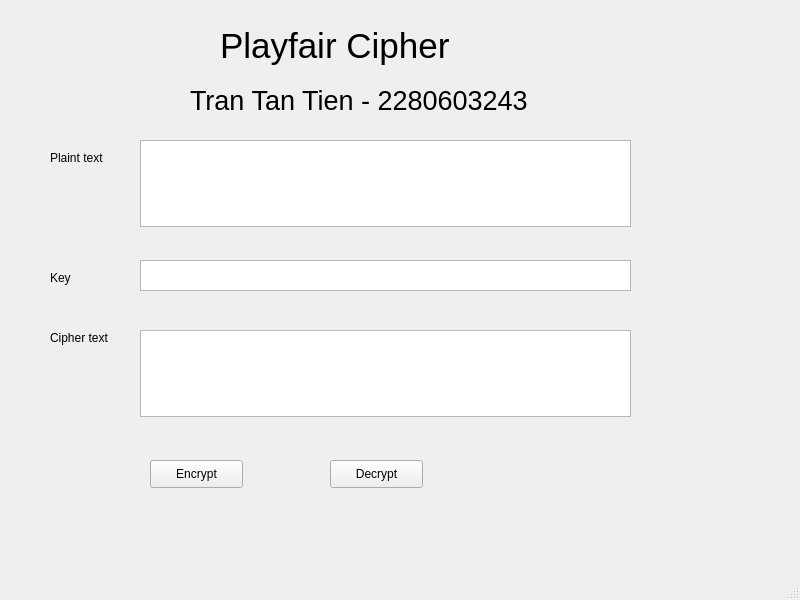
<?xml version="1.0" encoding="UTF-8"?>
<ui version="4.0">
 <class>MainWindow</class>
 <widget class="QMainWindow" name="MainWindow">
  <property name="geometry">
   <rect>
    <x>0</x>
    <y>0</y>
    <width>800</width>
    <height>600</height>
   </rect>
  </property>
  <property name="windowTitle">
   <string>MainWindow</string>
  </property>
  <widget class="QWidget" name="centralwidget">
   <widget class="QLabel" name="label">
    <property name="geometry">
     <rect>
      <x>220</x>
      <y>0</y>
      <width>371</width>
      <height>91</height>
     </rect>
    </property>
    <property name="font">
     <font>
      <pointsize>26</pointsize>
     </font>
    </property>
    <property name="text">
     <string>Playfair Cipher</string>
    </property>
   </widget>
   <widget class="QLabel" name="label_2">
    <property name="geometry">
     <rect>
      <x>50</x>
      <y>150</y>
      <width>55</width>
      <height>16</height>
     </rect>
    </property>
    <property name="text">
     <string>Plaint text</string>
    </property>
   </widget>
   <widget class="QLabel" name="label_3">
    <property name="geometry">
     <rect>
      <x>50</x>
      <y>330</y>
      <width>71</width>
      <height>16</height>
     </rect>
    </property>
    <property name="text">
     <string>Cipher text</string>
    </property>
   </widget>
   <widget class="QLabel" name="label_4">
    <property name="geometry">
     <rect>
      <x>50</x>
      <y>270</y>
      <width>55</width>
      <height>16</height>
     </rect>
    </property>
    <property name="text">
     <string>Key</string>
    </property>
   </widget>
   <widget class="QTextEdit" name="txt_plaintext">
    <property name="geometry">
     <rect>
      <x>140</x>
      <y>140</y>
      <width>491</width>
      <height>87</height>
     </rect>
    </property>
   </widget>
   <widget class="QTextEdit" name="txt_key">
    <property name="geometry">
     <rect>
      <x>140</x>
      <y>260</y>
      <width>491</width>
      <height>31</height>
     </rect>
    </property>
   </widget>
   <widget class="QTextEdit" name="txt_ciphertext">
    <property name="geometry">
     <rect>
      <x>140</x>
      <y>330</y>
      <width>491</width>
      <height>87</height>
     </rect>
    </property>
   </widget>
   <widget class="QPushButton" name="btn_encrypt">
    <property name="geometry">
     <rect>
      <x>150</x>
      <y>460</y>
      <width>93</width>
      <height>28</height>
     </rect>
    </property>
    <property name="text">
     <string>Encrypt</string>
    </property>
   </widget>
   <widget class="QPushButton" name="btn_decrypt">
    <property name="geometry">
     <rect>
      <x>330</x>
      <y>460</y>
      <width>93</width>
      <height>28</height>
     </rect>
    </property>
    <property name="text">
     <string>Decrypt</string>
    </property>
   </widget>
   <widget class="QLabel" name="label_5">
    <property name="geometry">
     <rect>
      <x>190</x>
      <y>80</y>
      <width>461</width>
      <height>41</height>
     </rect>
    </property>
    <property name="font">
     <font>
      <pointsize>20</pointsize>
     </font>
    </property>
    <property name="text">
     <string>Tran Tan Tien - 2280603243</string>
    </property>
   </widget>
  </widget>
  <widget class="QMenuBar" name="menubar">
   <property name="geometry">
    <rect>
     <x>0</x>
     <y>0</y>
     <width>800</width>
     <height>26</height>
    </rect>
   </property>
  </widget>
  <widget class="QStatusBar" name="statusbar"/>
 </widget>
 <resources/>
 <connections/>
</ui>
